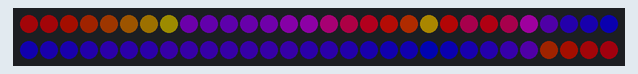
The sketch below on a simulated Arduino Uno, built with avr-gcc and run on an emulated ATmega328P. Parts: 60 RGB LEDs in strip order, left to right, continuing on the next row. Dim RGB values are drawn brighter than linear; random numbers use the default seed unless the sketch sets one.

Above: at 1.16 s.
At 5.79 s:
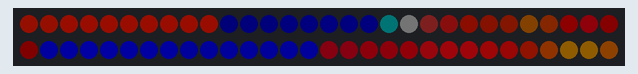
At 10.71 s:
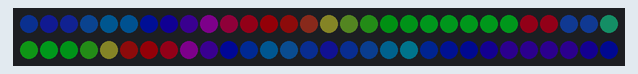
At 20.25 s:
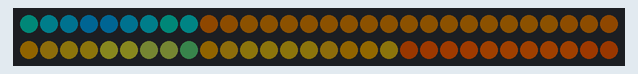
At 29.79 s:
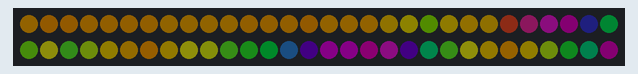
At 39.64 s:
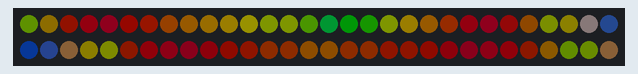

The sketch:

noise16_1.ino
```cpp
/* noise16_1
 *
 * By: Andrew Tuline
 *
 * Date: January, 2017
 *
 * A 16 bit noise routine with palettes. This was signficantly modified from a routine originally by Stefan Petrick.
 *
 */

#include "FastLED.h"                                          // FastLED library.

#if FASTLED_VERSION < 3001000
#error "Requires FastLED 3.1 or later; check github for latest code."
#endif

// Fixed definitions cannot change on the fly.
#define LED_DT 12                                             // Data pin to connect to the strip.
#define LED_CK 11                                             // Clock pin for WS2801 or APA102.
#define COLOR_ORDER BGR                                       // It's GRB for WS2812 and BGR for APA102.
#define LED_TYPE APA102                                       // Using APA102, WS2812, WS2801. Don't forget to modify LEDS.addLeds to suit.
#define NUM_LEDS 60                                           // Number of LED's.

uint8_t max_bright = 128;

CRGB leds[NUM_LEDS];

CRGBPalette16 currentPalette;
CRGBPalette16 targetPalette;
TBlendType    currentBlending;                                // NOBLEND or LINEARBLEND

uint8_t maxChanges = 24;      // Number of tweens between palettes.


void setup() {

  Serial.begin(57600);                                        // Initialize serial port for debugging.
  delay(1000);                                                // Soft startup to ease the flow of electrons.

  LEDS.addLeds<LED_TYPE, LED_DT, LED_CK, COLOR_ORDER>(leds, NUM_LEDS);  // Use this for WS2801 or APA102
//  LEDS.addLeds<LED_TYPE, LED_DT, COLOR_ORDER>(leds, NUM_LEDS);  // Use this for WS2812

  currentPalette = PartyColors_p;
  currentBlending = LINEARBLEND;

  FastLED.setBrightness(max_bright);
  set_max_power_in_volts_and_milliamps(5, 500);               // FastLED Power management set at 5V, 500mA.

} // setup()


void loop() {

  EVERY_N_MILLISECONDS(50) {
    nblendPaletteTowardPalette(currentPalette, targetPalette, maxChanges);  // Blend towards the target palette
  }

  EVERY_N_SECONDS(5) {             // Change the target palette to a random one every 5 seconds.
    targetPalette = CRGBPalette16(CHSV(random8(), 255, random8(128,255)), CHSV(random8(), 255, random8(128,255)), CHSV(random8(), 192, random8(128,255)), CHSV(random8(), 255, random8(128,255)));
  }

  noise16_1();

  FastLED.show();

} // loop()


void noise16_1() {                                            // moves a noise up and down while slowly shifting to the side

  uint16_t scale = 1000;                                      // the "zoom factor" for the noise

  for (uint16_t i = 0; i < NUM_LEDS; i++) {

    uint16_t shift_x = beatsin8(5);                           // the x position of the noise field swings @ 17 bpm
    uint16_t shift_y = millis() / 100;                        // the y position becomes slowly incremented


    uint16_t real_x = (i + shift_x)*scale;                    // the x position of the noise field swings @ 17 bpm
    uint16_t real_y = (i + shift_y)*scale;                    // the y position becomes slowly incremented
    uint32_t real_z = millis() * 20;                          // the z position becomes quickly incremented

    uint8_t noise = inoise16(real_x, real_y, real_z) >> 8;   // get the noise data and scale it down

    uint8_t index = sin8(noise*3);                           // map LED color based on noise data
    uint8_t bri   = noise;

    leds[i] = ColorFromPalette(currentPalette, index, bri, LINEARBLEND);   // With that value, look up the 8 bit colour palette value and assign it to the current LED.
  }

} // noise16_1()
```
